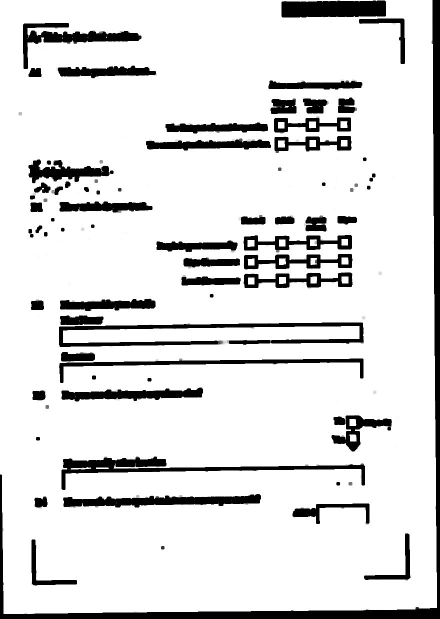
#> input picture PIL/test/test_blank_b.jpg, 879 x 1237 px, given in place of temp.tiff, which was not available (shown at 1/2 size)
$ python convert.py test_blank_b.jpg   (Python 2 division)
#> lines starting #> are read from the running program, lines starting #| are printed output that depends on the picture; pictures that were not available may be replaced by others from this repository, and a replacement may not be noted
import Image
import time
import sys
import os

# [33 lines of commented-out code are left out]

pr_name = os.path.basename(sys.argv[1]) + "_f"
img_dir = os.path.join(pr_name, "img")

tmp_img = os.path.join(img_dir, "temp.tiff")

os.makedirs(img_dir)

os.system("gs -dNOPAUSE -dBATCH -dSAFER -sDEVICE=tiffgray -r200  -sOutputFile=%s -q %s" % (tmp_img, sys.argv[1]))

RGB_from = (0,63, 83)
RGB_to = (184, 187, 164)
matrix = list()
conv_func = lambda (l, r, p): int(l+(r-l)/255.0*p)
for i in range(0, 256):
    matrix.extend( map(conv_func, zip(RGB_from, RGB_to, (i,i,i))) )


class ImageSequence:
    def __init__(self, im):
        self.im = im
    def __getitem__(self, ix):
        try:
             if ix:
                 self.im.seek(ix)
             return (ix, self.im)
        except EOFError:
             self.im.seek(0)
             raise IndexError # end of sequence

im = Image.open(tmp_img)
#> im is the input picture: PIL image 879x1237 L; min 0, max 255, mean 222.8

img_list = list()

for (idx, frame) in ImageSequence(im):
    frame.putpalette(matrix)
    frame_r = frame.convert('RGB')
    img_name = "img_%s.jpg" % str(idx).zfill(4)
    img_name = os.path.join('img', img_name)
    img_list.append(img_name)
    frame_r.save(os.path.join(pr_name, img_name))
#> this loop made 1 pass
#> img_name on pass 1: 'img_0000.jpg'
#> pass 1, `frame_r = frame.convert('RGB')`:
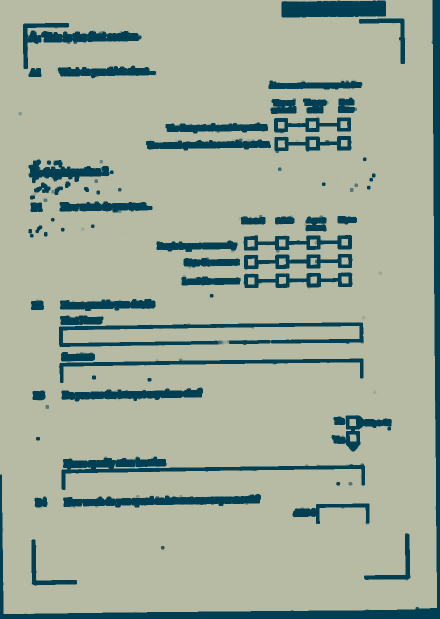
#> frame_r: PIL image 879x1237 RGB (shown at 1/2 size); mean R, G, B 160.7, 171.3, 153.7
#> after the loop, img_list = ['img/img_0000.jpg']


html_head = """
<html>
<head>
<title>%s</title>
</head>
<body style="background-color: rgb(211, 211, 211);">
""" % (pr_name, )

html_end = """
</body>
</html>
"""

img_tmpl = """
<img style="border: 2px solid ; width: 100%%;"
src="%s">
<br>
<br>
<br>
<br>
"""

fd = open(os.path.join(pr_name, "%s.html" % pr_name), "wb")
#> (the run stopped early here; a loop or call above may not have finished)

$ run again, on PIL/test/test_blank.png
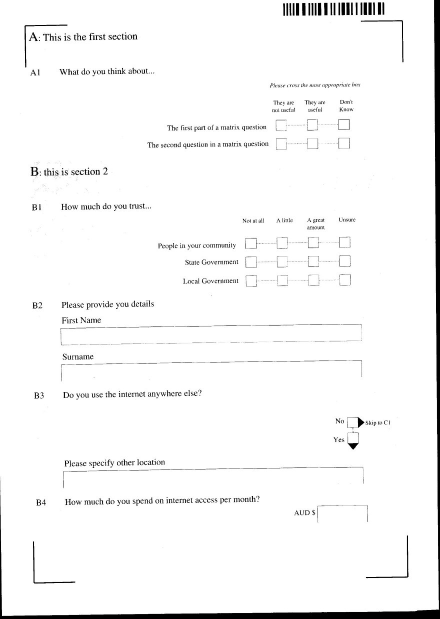
#> input picture PIL/test/test_blank.png, 879 x 1237 px, given in place of temp.tiff, which was not available (shown at 1/2 size)
#> im is the input picture: PIL image 879x1237 P; min 0, max 255, mean 246.7
#> the loop `for (idx, frame) in ImageSequence(im):` made 1 pass
#> img_name on pass 1: 'img_0000.jpg'
#> pass 1, `frame_r = frame.convert('RGB')`:
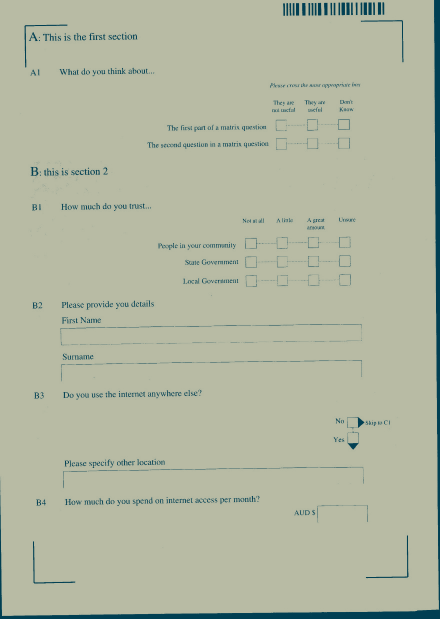
#> frame_r: PIL image 879x1237 RGB (shown at 1/2 size); mean R, G, B 178, 182.9, 161.3
#> after the loop `for (idx, frame) in ImageSequence(im):`: img_list = ['img/img_0000.jpg']
